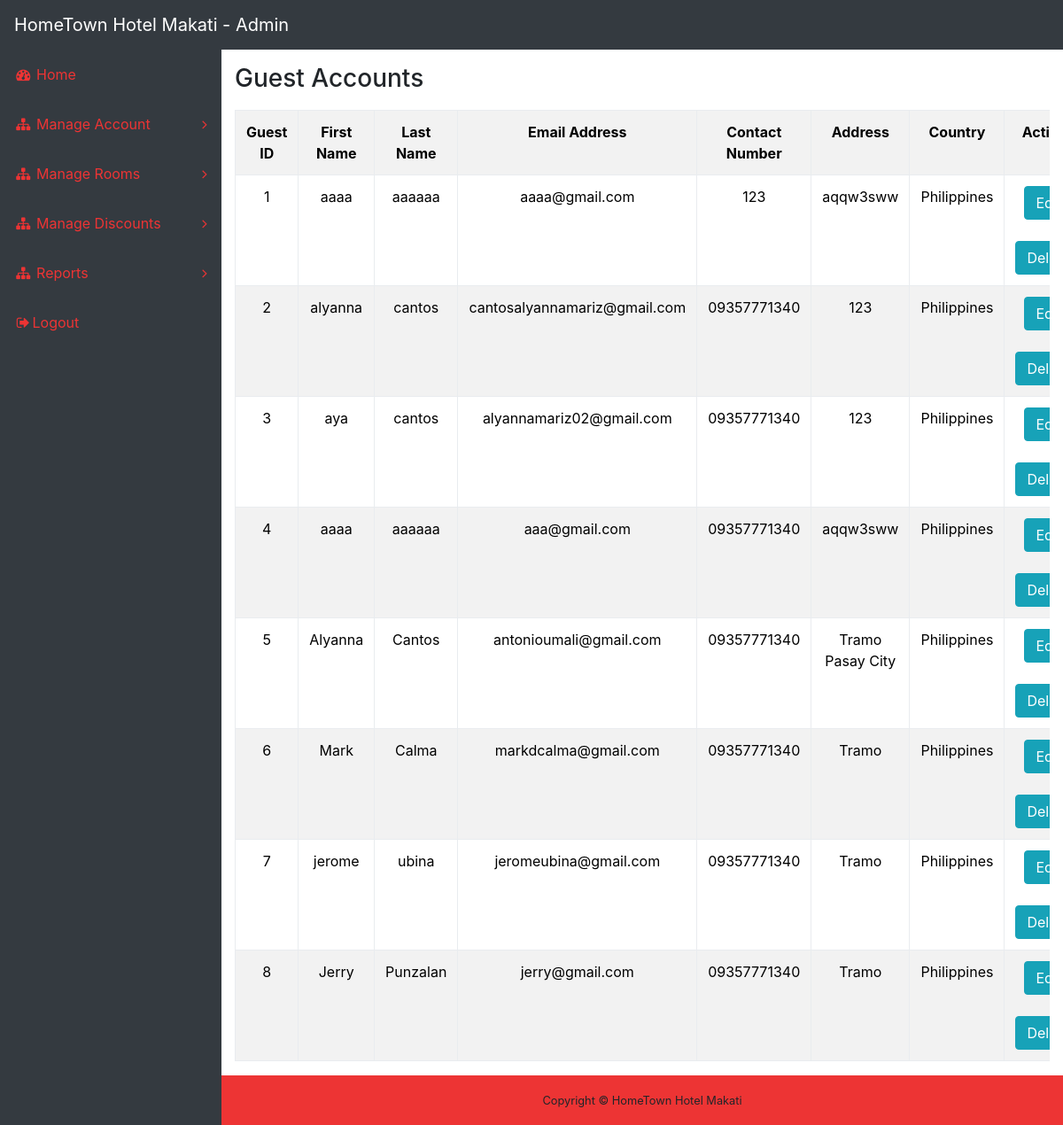
Page /AdminSide/guestmodify.php on the committed database.
### tables this page shows
CREATE TABLE `guest_masterfile` (
  `guest_ID` int(11) NOT NULL,
  `guest_firstname` varchar(50) NOT NULL,
  `guest_lastname` varchar(50) NOT NULL,
  `guest_email` varchar(200) NOT NULL,
  `guest_password` varchar(200) NOT NULL,
  `guest_contactNumber` text NOT NULL,
  `guest_country` varchar(200) NOT NULL,
  `guest_address` varchar(200) NOT NULL
);

### AdminSide/guestmodify.php (the view, shortened to what this page needs)
<?php
	include_once 'headerAdmin.php';
	$sql = "SELECT * FROM guest_masterfile";
	$result = $conn->query($sql);
	if ($result->num_rows > 0) {
	    echo '<div class="container-fluid">
              <h3>Guest Accounts</h3>
				        <div class="table-responsive">
                  <table class="table table-bordered table-striped" id="dataTable" align="center">
                    <tr>
                      <th>Guest ID</th>
                      <th>First Name</th>
                      <th>Last Name</th>
                      <th>Email Address</th>
                      <th>Contact Number</th>
                      <th>Address</th>
                      <th>Country</th>
                      <th>Actions</th>
                    </tr>';
              	    while($row = $result->fetch_assoc()) {
              	        echo "<tr>
                                <td id = 'guest_id'>" . $row["guest_ID"]. "</td>
                                <td id = 'guest_firstname'>" . $row["guest_firstname"]. "</td>
                                <td id = 'guest_lastname'>" . $row["guest_lastname"]. "</td>
                                <td id = 'guest_email'>" . $row["guest_email"] . "</td>
                                <td id = 'guest_contactNumber'>" . $row["guest_contactNumber"] . "</td>
                                <td id = 'guest_address'>".$row["guest_address"] . "</td>
                                <td id = 'guest_country'>" . $row["guest_country"]."<td>
                                  <form method = 'POST' action = 'guestmodify.php'>
                                    <input type ='hidden' value = '{$row['guest_ID']}' name = 'delete_id'>
                                    <button class = 'btn btn-info btn-xs edit_data' name = 'edit' type = 'button' data-toggle='modal' data-target='#editGuestAccount'>Edit</button>
                                    <br><br>
                                    <button name = 'delete' class = 'btn btn-info btn-xs delete_data' type = 'submit'>Delete</button>
                                  </form>
                                </td>";
              	    }
                  echo "</table>
                </div>
            </div>";
	}
?>
<!DOCTYPE html>
<html lang="en">
<head>
  <link href="vendor/bootstrap/css/bootstrap.min.css" rel="stylesheet">
  <link href="vendor/font-awesome/css/font-awesome.min.css" rel="stylesheet" type="text/css">
  <link href="css/sb-admin.css" rel="stylesheet">
</head>
<body>
</body>
</html>

### AdminSide/css/sb-admin.css (style rules this page uses)
html { position: relative; min-height: 100%; }
body { overflow-x: hidden; }
body.sticky-footer { margin-bottom: 56px; }
body.fixed-nav { padding-top: 56px; }

### AdminSide/guestmodify.php (style rules this page uses)
table { margin-top:10px; }
table { border-collapse: collapse; }
table, th, td { border: 2px solid black; text-align: center; }
table { color: black; }

### rows in the picture
guest_masterfile: guest_ID "1", guest_firstname "aaaa", guest_lastname "aaaaaa", guest_email "aaaa@gmail.com", guest_contactNumber "123", guest_address "aqqw3sww", guest_country "Philippines"
guest_masterfile: guest_ID "2", guest_firstname "alyanna", guest_lastname "cantos", guest_email "cantosalyannamariz@gmail.com", guest_contactNumber "09357771340", guest_address "123", guest_country "Philippines"
guest_masterfile: guest_ID "3", guest_firstname "aya", guest_lastname "cantos", guest_email "alyannamariz02@gmail.com", guest_contactNumber "09357771340", guest_address "123", guest_country "Philippines"
guest_masterfile: guest_ID "4", guest_firstname "aaaa", guest_lastname "aaaaaa", guest_email "aaa@gmail.com", guest_contactNumber "09357771340", guest_address "aqqw3sww", guest_country "Philippines"
guest_masterfile: guest_ID "5", guest_firstname "Alyanna", guest_lastname "Cantos", guest_email "antonioumali@gmail.com", guest_contactNumber "09357771340", guest_address "Tramo Pasay City", guest_country "Philippines"
guest_masterfile: guest_ID "6", guest_firstname "Mark", guest_lastname "Calma", guest_email "markdcalma@gmail.com", guest_contactNumber "09357771340", guest_address "Tramo", guest_country "Philippines"
guest_masterfile: guest_ID "7", guest_firstname "jerome", guest_lastname "ubina", guest_email "jeromeubina@gmail.com", guest_contactNumber "09357771340", guest_address "Tramo", guest_country "Philippines"
guest_masterfile: guest_ID "8", guest_firstname "Jerry", guest_lastname "Punzalan", guest_email "jerry@gmail.com", guest_contactNumber "09357771340", guest_address "Tramo", guest_country "Philippines"
